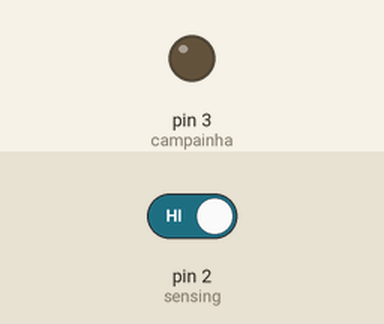
Recording of a sketch running on a simulated Arduino Uno, built with avr-gcc and run on an emulated ATmega328P. Parts: output pins drawn as LEDs (lit = HIGH). Dashed ring = blinking. The test bench sets the inputs (shaded band); at power-on: pin 2 (sensing) HIGH.

Above: at 1.2 s.
1.3 s: pin 2 (sensing) driven LOW
At 2.2 s:
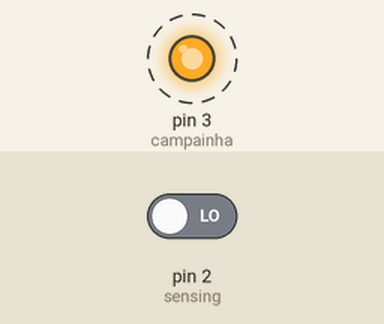
Timing chart, 0 to 6.3 s (numbered marks = the images above; inputs shaded):
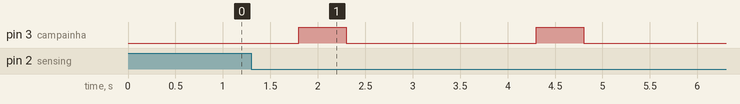

Measured:
- after the input at 1.3 s, pin 3 (campainha): alternates HIGH for 0.50 s and LOW for 2.0 s, 4 changes in all, then stays LOW, starting after 0.50 s

The sketch:

campainha.ino
```cpp
#define campainha 3 //pino para campainha exterior
#define sensing 2   //pino para leitura dos fios do video porteiro
long tempo = 500;   //duração do toque da campainha exterior em milisegundos

byte on = 0;

void setup() {
  pinMode(sensing, INPUT);
  pinMode(campainha, OUTPUT);
  digitalWrite(campainha, 0);
}

void loop() {
  if (digitalRead(sensing) == 0 && on == 0) {
    delay(500);
    if (digitalRead(sensing) == 0) {
      on = 1;
      digitalWrite(campainha, 1);
      delay(tempo);
      digitalWrite(campainha, 0);
      delay(tempo*4);
      digitalWrite(campainha, 1);
      delay(tempo);
      digitalWrite(campainha, 0);
    }
  }
  if (digitalRead(sensing) == 1) {
    on = 0;
  }
  delay(10);
}
```
